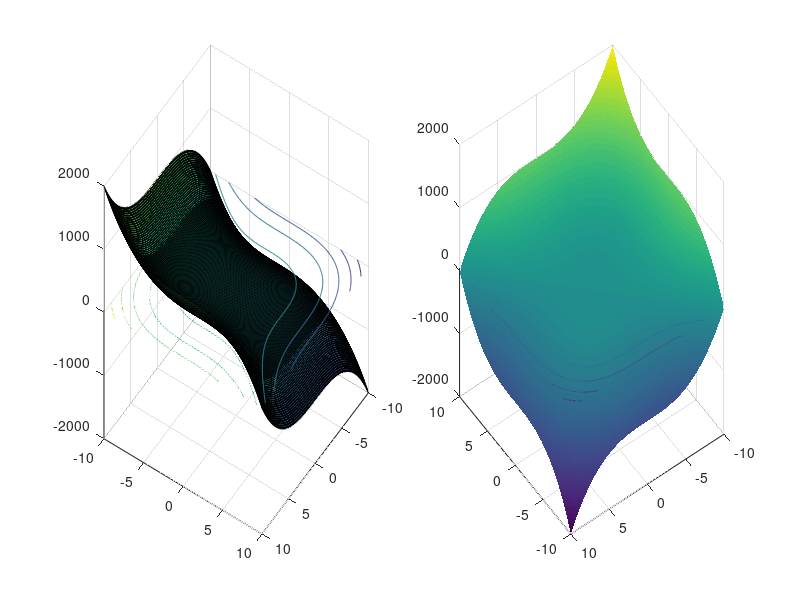

This chart was generated by the following MATLAB code:
function graphF
clear all
clc
xmin = -10;
xmax = 10;
step = 0.1;
numSamples = abs(xmax-xmin)*step^-1;
% Create figure
figure1 = figure('Position',[1 400 1200 600]);
%colormap('gray');
%axis square;
[X,Y] = meshgrid(xmin:step:xmax);
%Z=ex2(X,Y);
%Z=X.^3+Y.^2+3*X;
%Z = abs(X.^3);
%Z=Y.^4 + X.^4 - 3*X*Y;
%Z = 3*(X-Y).^3 - 4*(X-Y);
%Z = (1/2*(3*X.^2+2*X.*Y + 4*Y.^2) -7*X -6*Y).^2;
Z = X.^3-Y.^3;

% Create subplot
subplot1 = subplot(1,2,1,'Parent',figure1);
view([124 34]);
grid('on');
hold('all');

% Create surface
surf(X,Y,Z,'Parent',subplot1);

% Create contour
contour(X,Y,Z,'Parent',subplot1);

% Create subplot
subplot2 = subplot(1,2,2,'Parent',figure1);
view([234 34]);
grid('on');
hold('all');

% Create surface
surf(X,Y,Z,'Parent',subplot2,'LineStyle','none');

% Create contour
contour(X,Y,Z,'Parent',subplot2);
end